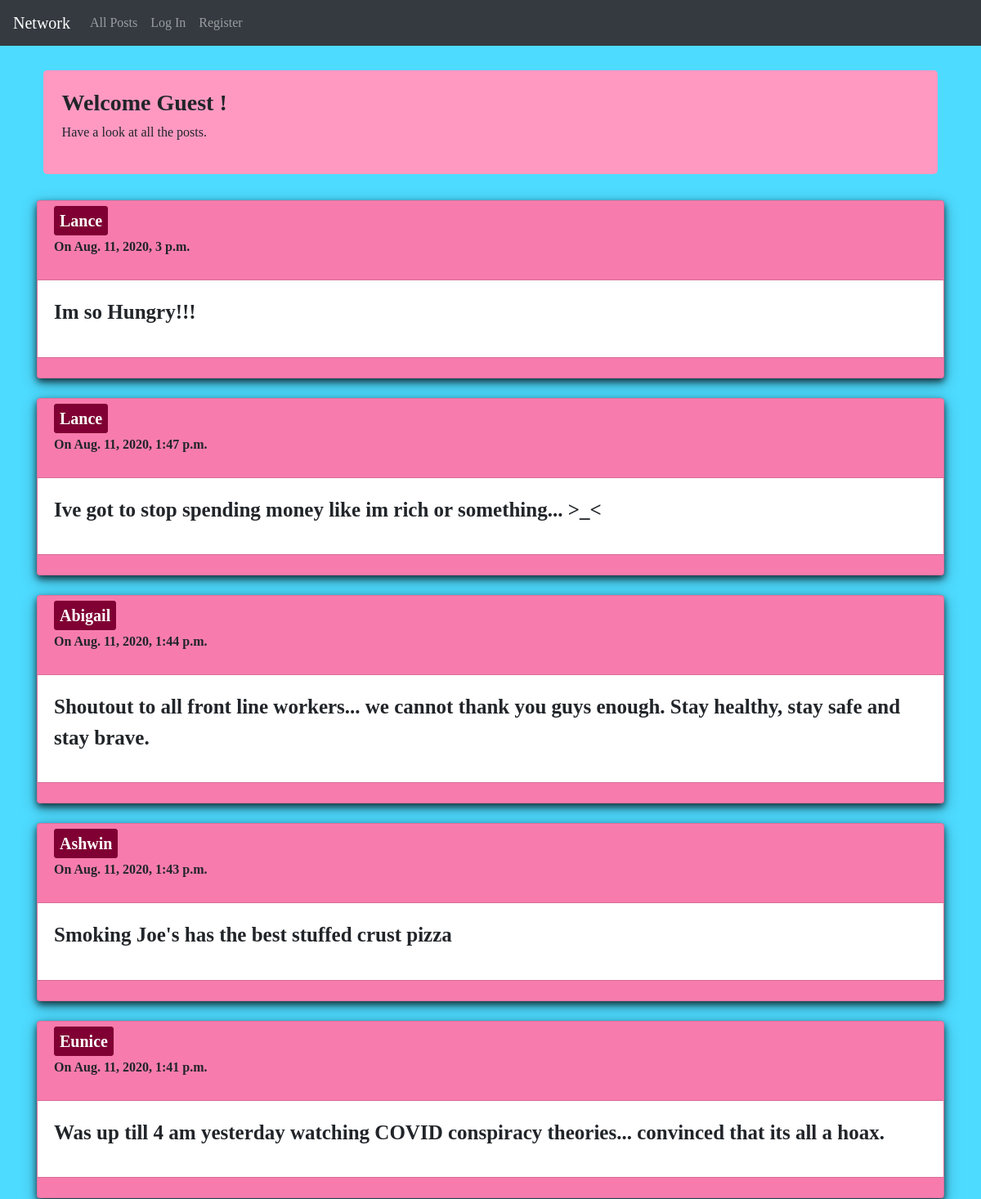
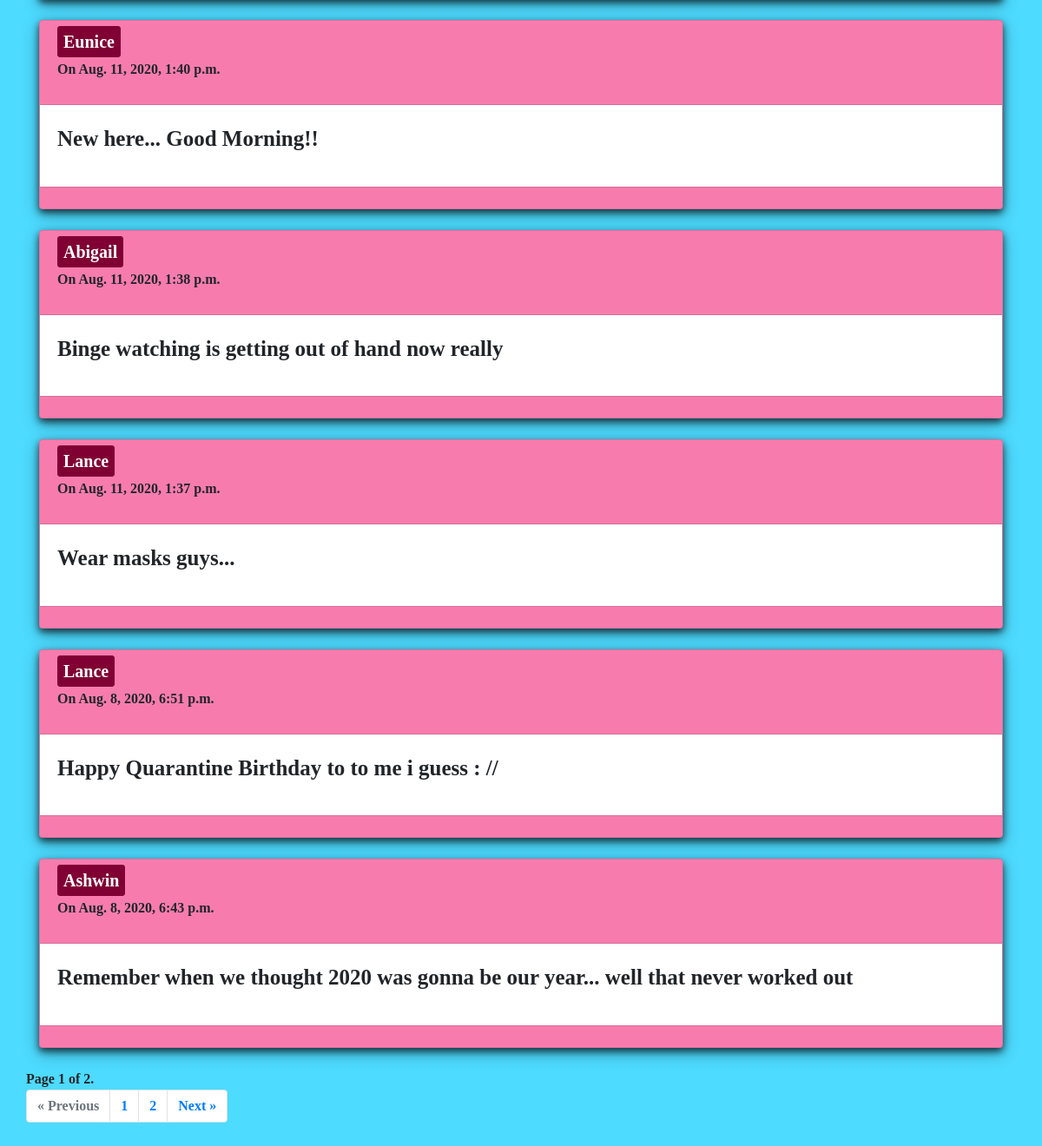
The page / on the database its author committed (2 pictures, top to bottom).
### network/models.py (models this page shows, shortened)
class Blogpost(models.Model):
    username = models.CharField(max_length=64)
    content = models.TextField()
    timestamp = models.DateTimeField(auto_now_add=True)
    likes = models.IntegerField()

### network/views.py (the view)
# urls.py: path("", views.index, name="index"),
def index(request):
    try:
        allposts = Blogpost.objects.all()
        allposts = allposts.order_by("-timestamp").all()
        paginator = Paginator(allposts, 10) # Show 25 contacts per page.
        page_number = request.GET.get('page')
        page_obj = paginator.get_page(page_number)
    except:
        page_obj = None
    try:
        likeslist = Like.objects.filter(likedby=request.user.username)
        likedids = []
        for l in likeslist:
            likedids.append(l.postid)
    except:
        likedids =  None
    cuser=[]
    cuser.append(request.user.username)
    return render(request, 'network/index.html', {'page_obj': page_obj,'likedids':likedids,'cuser':cuser})

### network/templates/network/index.html (shortened to what this page needs)
{% extends "network/layout.html" %}
{% block body %}
<div class="jumbotron" id="jumbo">
    {% block pname %}
    {% if user.username %}
<h3>Welcome <b>{{user.username}}</b></h3>
{% else %}
<h3><b>Welcome Guest !</b></h3>
{% endif %}
{% endblock %}
{% if not page_obj %}
    <p>No posts yet!!!</p>
    {% else %}
    {% block allorprofile %}
    <p>Have a look at all the posts.</p>
    {% endblock %}
    {% endif %}
</div>
<div class="container" id="posts">
  {% block forposts %}
    {% for bpost in page_obj %}
    <div class="card">
    <div class="card-header">
    <h5><a class="userurl" href="{% url 'profilepage' bpost.username %}"><b>{{bpost.username}}<b></a></a></h5>
    <p>On {{bpost.timestamp}}</p>
    </div>
    <div class="card-body" id="card-body-{{bpost.id}}">
        <p>{{bpost.content}}</p>
    </div>
    <div class="card-footer" id="likes-{{bpost.id}}">
    </div>
    </div>
    <br>
    {% endfor %}
    {% endblock %}
</div>
{% if page_obj %}
{% if page_obj.paginator.num_pages > 1 %}
<nav aria-label="Page navigation example">
    <span class="current">
        Page {{ page_obj.number }} of {{ page_obj.paginator.num_pages }}.
    </span>
    <ul class="pagination">
    {% if page_obj.has_previous %}
      <li class="page-item"><a class="page-link" href="?page={{ page_obj.previous_page_number }}">&laquo; Previous</a></li>
      {% else %}
      <li class="page-item disabled">
        <span class="page-link">&laquo; Previous</span>
      </li>
      {% endif %}
      {% for i in page_obj.paginator.page_range %}
      <li class="page-item"><a class="page-link" href="?page={{i}}">{{i}}</a></li>
      {% endfor %}
      {% if page_obj.has_next %}
      <li class="page-item"><a class="page-link" href="?page={{ page_obj.next_page_number }}">Next &raquo;</a></li>
      {% else %}
      <li class="page-item disabled">
        <span class="page-link">Next &raquo;</span>
      </li>
      {% endif %}
    </ul>
  </nav>
  {% endif %}
  {% endif %}
{% endblock %}

### network/templates/network/layout.html (shortened to what this page needs)
{% load static %}
<!DOCTYPE html>
<html lang="en">
    <head>
        <link rel="stylesheet" href="https://stackpath.bootstrapcdn.com/bootstrap/4.4.1/css/bootstrap.min.css">
        <link href="{% static 'network/styles.css' %}" rel="stylesheet">
    </head>
    <body>
        <nav class="navbar navbar-expand-lg navbar-dark bg-dark">
            <a class="navbar-brand" href="{% url 'index' %}">Network</a>
            <div>
              <ul class="navbar-nav mr-auto">
                <li class="nav-item">
                  <a class="nav-link" href="{% url 'index' %}">All Posts</a>
                </li>
                {% if user.is_authenticated %}
                    <li class="nav-item">
                        <a class="nav-link" href="{% url 'followingposts' %}">Following</a>
                    </li>
                    <li class="nav-item">
                        <a class="nav-link" href="{% url 'writepost' %}">New Post</a>
                    </li>
                    <li class="nav-item">
                        <a class="nav-link" href="{% url 'logout' %}">Log Out</a>
                    </li>
                {% else %}
                    <li class="nav-item">
                        <a class="nav-link" href="{% url 'login' %}">Log In</a>
                    </li>
                    <li class="nav-item">
                        <a class="nav-link" href="{% url 'register' %}">Register</a>
                    </li>
                {% endif %}
              </ul>
            </div>
          </nav>
        <div class="body">
            {% block body %}
            {% endblock %}
        </div>
    </body>
</html>

### network/static/network/styles.css (style rules this page uses)
body { background-color: #4ddbff; font-family: cursive; }
.body { padding: 30px; }
#jumbo { padding: 2%; margin-left: 2%; margin-right: 2%; background-color: #ff99c2; }
.userurl { color: white; font-weight: 800; padding: 5px; background-color: #800033; border-style: solid; border-color: #800033; border-width: 2px; border-radius: 4px; }
.card { box-shadow: 0 4px 8px 0 rgba(0, 0, 0, 0.7), 0 6px 20px 0 rgba(0, 0, 0, 0.3); background-color: #ff80b3; font-family: times; }
.card-body { background-color: white; font-family: times; font-size: 25px; font-weight: bold; }

### rows shown on the page
Blogpost: username "Lance", timestamp "Aug. 11, 2020, 3 p.m.", content "Im so Hungry!!!"
Blogpost: username "Lance", timestamp "Aug. 11, 2020, 1:47 p.m.", content "Ive got to stop spending money like im rich or something... >_<"
Blogpost: username "Abigail", timestamp "Aug. 11, 2020, 1:44 p.m.", content "Shoutout to all front line workers... we cannot thank you guys enough. Stay healthy, stay safe and stay brave."
Blogpost: username "Ashwin", timestamp "Aug. 11, 2020, 1:43 p.m.", content "Smoking Joe's has the best stuffed crust pizza"
Blogpost: username "Eunice", timestamp "Aug. 11, 2020, 1:41 p.m.", content "Was up till 4 am yesterday watching COVID conspiracy theories... convinced that its all a hoax."
Blogpost: username "Eunice", timestamp "Aug. 11, 2020, 1:40 p.m.", content "New here... Good Morning!!"
Blogpost: username "Abigail", timestamp "Aug. 11, 2020, 1:38 p.m.", content "Binge watching is getting out of hand now really"
Blogpost: username "Lance", timestamp "Aug. 11, 2020, 1:37 p.m.", content "Wear masks guys..."
Blogpost: username "Lance", timestamp "Aug. 8, 2020, 6:51 p.m.", content "Happy Quarantine Birthday to to me i guess : //"
Blogpost: username "Ashwin", timestamp "Aug. 8, 2020, 6:43 p.m.", content "Remember when we thought 2020 was gonna be our year... well that never worked out"

### other values the page prints
{{ page_obj.number }} "1"
{{ page_obj.paginator.num_pages }} "2"
{{ i }} "1" "2"
